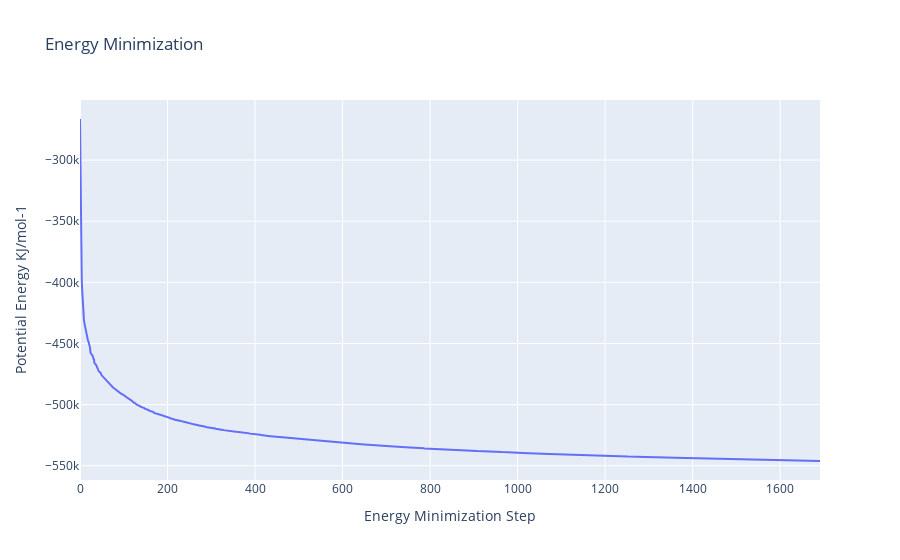

Here is the notebook cell this chart was saved with:
### Code cell
import plotly
import plotly.graph_objs as go

#Read data from file and filter energy values higher than 1000 Kj/mol^-1
with open(output_min_ene_xvg,'r') as energy_file:
    x,y = map(
        list,
        zip(*[
            (float(line.split()[0]),float(line.split()[1]))
            for line in energy_file 
            if not line.startswith(("#","@")) 
            if float(line.split()[1]) < 1000 
        ])
    )

plotly.offline.init_notebook_mode(connected=True)

fig = ({
    "data": [go.Scatter(x=x, y=y)],
    "layout": go.Layout(title="Energy Minimization",
                        xaxis=dict(title = "Energy Minimization Step"),
                        yaxis=dict(title = "Potential Energy KJ/mol-1")
                       )
})

plotly.offline.iplot(fig)

### Figure 1 — Plotly figure (JSON) as saved in the notebook; plotly's stock layout.template omitted (floating-point values rounded to 4 significant figures; data arrays with more than 128 entries replaced by an {"elided": "..."} marker saying what was removed)
{"data": [{"type": "scatter", "x": {"elided": "1339 int values"}, "y": {"elided": "1339 float values"}}], "layout": {"title": {"text": "Energy Minimization"}, "xaxis": {"title": {"text": "Energy Minimization Step"}}, "yaxis": {"title": {"text": "Potential Energy KJ/mol-1"}}}}
